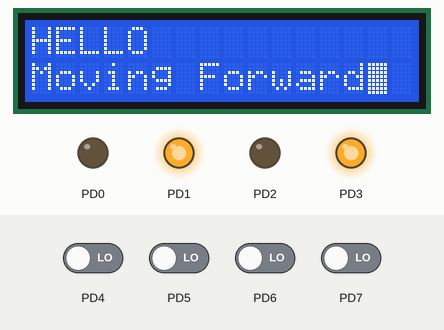
A program run on a simulated ATmega64, built with avr-gcc and emulated at 1 MHz. Parts: 16×2 character LCD, output pins drawn as LEDs (lit = HIGH). Wiring (inferred from the names in the program): character LCD (HD44780): RS PC0; R/W PC1; E PC2; data PC4, PC5, PC6, PC7. Inputs (shaded band) come from the test bench; at power-on: PD4–7 LOW. Pins used as bus, display or sensor lines are not drawn.

Above: at 5.8 s.
5.9 s: PD6 driven HIGH
At 6.2 s:
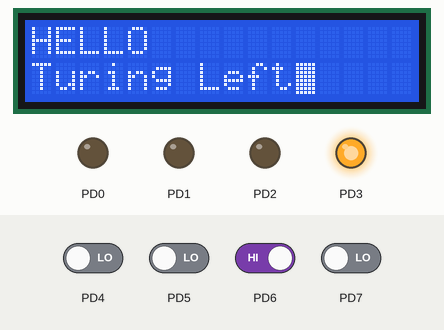
7.4 s: PD5 driven HIGH
At 8.5 s:
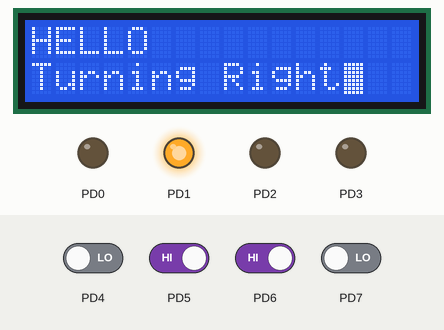
8.9 s: PD4 driven HIGH
At 9.7 s:
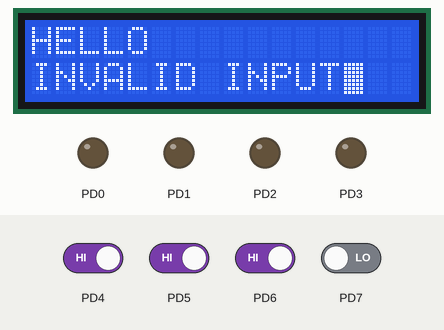
10.4 s: PD4 driven LOW
At 10.8 s:
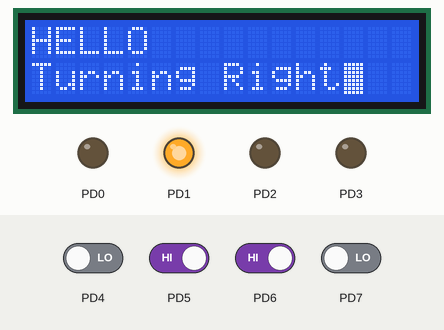
11.9 s: PD5 driven LOW
At 13.1 s:
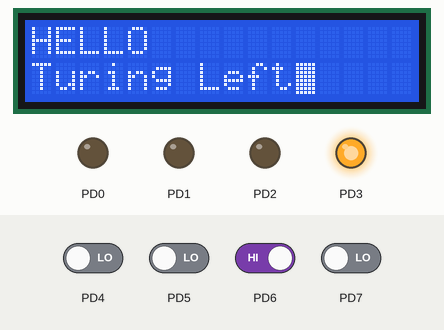
13.4 s: PD4 driven HIGH
At 14.3 s:
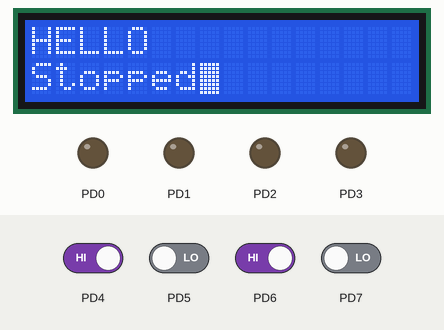
Timing chart, 0 to 15.9 s (numbered marks = the images above; inputs shaded):
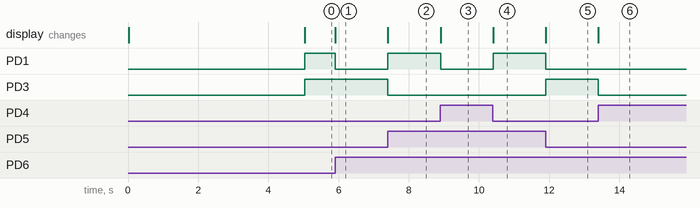

The program:

main.c
```c
#include <stdio.h>
#include <avr/io.h>
#include <avr/interrupt.h>
#include <util/delay.h>

#include "lcd_16.h"


int main(void) {

    DDRD=0b00001111;
    lcd_init(LCD_DISP_ON_CURSOR_BLINK);

    PORTD= (PORTD & 0b11110000) | 0b00000000;
    lcd_puts("HELLO");
    lcd_gotoxy(0, 1);
    lcd_puts("Waiting");
    _delay_ms(5000);

    while (1) {
        if (!((PIND & 0xf0) & ~(0x20)))  {
            if (!(PORTD == ((PORTD & 0b11110000) | 0b00001010))) {
            lcd_clrscr();
            lcd_puts("HELLO");
            lcd_gotoxy(0, 1);
            lcd_puts("Moving Forward");
                PORTD = (PORTD & 0b11110000) | 0b00001010;
            }
        }
        else if (!((PIND & 0xf0) & ~(0x40))) {
            if(!(PORTD== ((PORTD & 0b11110000) | 0b00001000))) {
            lcd_clrscr();
            lcd_puts("HELLO");
            lcd_gotoxy(0, 1);
            lcd_puts("Turing Left");
            PORTD= (PORTD & 0b11110000) | 0b00001000;
            }
        }
        else if (!((PIND & 0xf0) & ~(0x50))) {
            if(!(PORTD== ((PORTD & 0b11110000) | 0b00000000))) {
            lcd_clrscr();
            lcd_puts("HELLO");
            lcd_gotoxy(0, 1);
            lcd_puts("Stopped");
            PORTD= (PORTD & 0b11110000) | 0b00000000;
            }
        }
        else if (!((PIND & 0xf0) & ~(0x60))) {
            if(!(PORTD== ((PORTD & 0b11110000) | 0b00000010))) {
            lcd_clrscr();
            lcd_puts("HELLO");
            lcd_gotoxy(0, 1);
            lcd_puts("Turning Right");
            PORTD= (PORTD & 0b11110000) | 0b00000010;
            }
        }
        else if (!((PIND & 0xf0) & ~(0x80))) {
            if(!(PORTD== ((PORTD & 0b11110000) | 0b00000101))) {
            lcd_clrscr();
            lcd_puts("HELLO");
            lcd_gotoxy(0, 1);
            lcd_puts("Moving Backward");
            PORTD= (PORTD & 0b11110000) | 0b00000101;
            }
        }
        else {
            if(!(PORTD== ((PORTD & 0b11110000) | 0b00000000))) {
            lcd_clrscr();
            lcd_puts("HELLO");
            lcd_gotoxy(0, 1);
            lcd_puts("INVALID INPUT");
            PORTD= (PORTD & 0b11110000) | 0b00000000;
            }
        }


    }

}
```

Source omitted: lcd_16.h (29176 bytes)

Measured:
- after the input at 5.9 s, PD1: HIGH → LOW at once; the display: changes at once (image 1)
- after the input at 7.4 s, PD1: LOW → HIGH at once; PD3: HIGH → LOW at once; the display: changes at once (image 2)
- after the input at 8.9 s, PD1: HIGH → LOW at once; the display: changes at once (image 3)
- after the input at 10.4 s, PD1: LOW → HIGH at once; the display: changes at once (image 4)
- after the input at 11.9 s, PD1: HIGH → LOW at once; PD3: LOW → HIGH at once; the display: changes at once (image 5)
- after the input at 13.4 s, PD3: HIGH → LOW at once; the display: changes at once (image 6)
